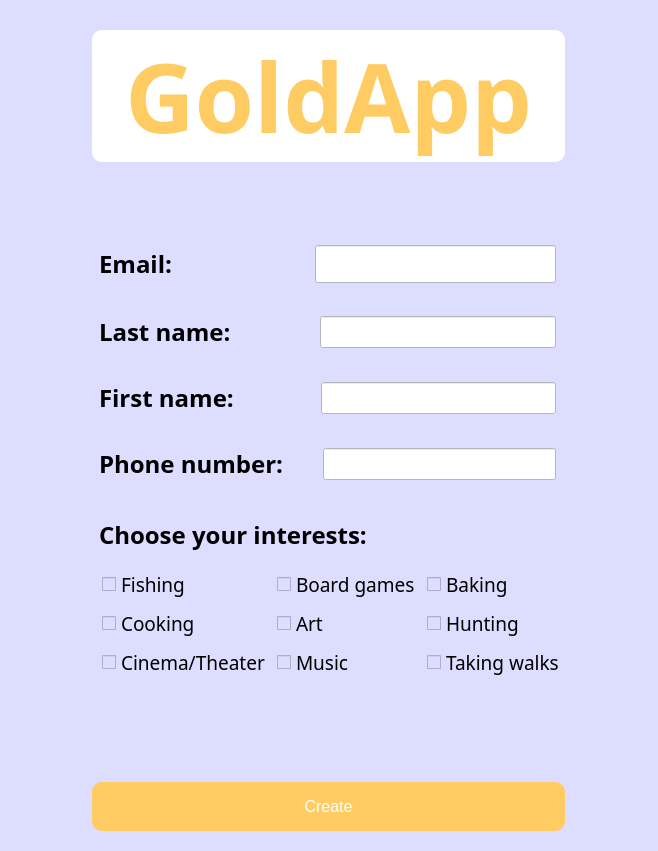
<?xml version="1.0" encoding="UTF-8"?>
<ui version="4.0">
 <class>Form</class>
 <widget class="QWidget" name="Form">
  <property name="geometry">
   <rect>
    <x>0</x>
    <y>0</y>
    <width>658</width>
    <height>851</height>
   </rect>
  </property>
  <property name="windowTitle">
   <string>Form</string>
  </property>
  <property name="styleSheet">
   <string notr="true">background-color: rgb(220, 221, 255);</string>
  </property>
  <layout class="QGridLayout" name="gridLayout_4">
   <item row="0" column="0" alignment="Qt::AlignHCenter">
    <widget class="QFrame" name="">
     <layout class="QVBoxLayout" name="verticalLayout_2">
      <item>
       <layout class="QHBoxLayout" name="horizontalLayout_5">
        <item>
         <widget class="QLabel" name="app_logo">
          <property name="font">
           <font>
            <family>Sitka Small</family>
            <pointsize>72</pointsize>
            <weight>75</weight>
            <bold>true</bold>
           </font>
          </property>
          <property name="styleSheet">
           <string notr="true">QLabel{
color: rgb(255, 203, 99);
background-color: white;
border-color: black;
border-radius: 10px;
border-style: none;
margin-top: 10px;
margin-bottom: 10px;
padding-left: 20px;
padding-right: 20px;
margin-left: 0px;
margin-right: 0px;
}</string>
          </property>
          <property name="text">
           <string>GoldApp</string>
          </property>
          <property name="alignment">
           <set>Qt::AlignCenter</set>
          </property>
         </widget>
        </item>
       </layout>
      </item>
      <item>
       <spacer name="verticalSpacer_2">
        <property name="orientation">
         <enum>Qt::Vertical</enum>
        </property>
        <property name="sizeHint" stdset="0">
         <size>
          <width>20</width>
          <height>40</height>
         </size>
        </property>
       </spacer>
      </item>
      <item>
       <layout class="QGridLayout" name="gridLayout_3">
        <item row="0" column="0">
         <widget class="QWidget" name="" native="true">
          <property name="styleSheet">
           <string notr="true">margin-bottom: 8px</string>
          </property>
          <layout class="QHBoxLayout" name="horizontalLayout">
           <property name="leftMargin">
            <number>0</number>
           </property>
           <property name="topMargin">
            <number>9</number>
           </property>
           <item>
            <widget class="QLabel" name="email_label">
             <property name="font">
              <font>
               <family>Segoe UI Semibold</family>
               <pointsize>18</pointsize>
               <weight>75</weight>
               <bold>true</bold>
              </font>
             </property>
             <property name="styleSheet">
              <string notr="true">margin-right: 130px;</string>
             </property>
             <property name="text">
              <string>Email:</string>
             </property>
             <property name="alignment">
              <set>Qt::AlignLeading|Qt::AlignLeft|Qt::AlignVCenter</set>
             </property>
            </widget>
           </item>
           <item>
            <widget class="QLineEdit" name="email_input">
             <property name="font">
              <font>
               <family>Segoe UI Light</family>
               <pointsize>18</pointsize>
              </font>
             </property>
             <property name="styleSheet">
              <string notr="true">background-color: rgb(255, 255, 255);</string>
             </property>
             <property name="text">
              <string/>
             </property>
            </widget>
           </item>
          </layout>
         </widget>
        </item>
        <item row="1" column="0">
         <widget class="QWidget" name="" native="true">
          <property name="styleSheet">
           <string notr="true">margin-bottom: 8px</string>
          </property>
          <layout class="QHBoxLayout" name="horizontalLayout_2">
           <property name="leftMargin">
            <number>0</number>
           </property>
           <item>
            <widget class="QLabel" name="last_label">
             <property name="font">
              <font>
               <family>Segoe UI Semibold</family>
               <pointsize>18</pointsize>
               <weight>75</weight>
               <bold>true</bold>
              </font>
             </property>
             <property name="styleSheet">
              <string notr="true">margin-right: 76px;</string>
             </property>
             <property name="text">
              <string>Last name:</string>
             </property>
             <property name="alignment">
              <set>Qt::AlignLeading|Qt::AlignLeft|Qt::AlignVCenter</set>
             </property>
            </widget>
           </item>
           <item>
            <widget class="QLineEdit" name="last_input">
             <property name="font">
              <font>
               <pointsize>18</pointsize>
              </font>
             </property>
             <property name="styleSheet">
              <string notr="true">background-color: rgb(255, 255, 255);</string>
             </property>
            </widget>
           </item>
          </layout>
         </widget>
        </item>
        <item row="2" column="0">
         <widget class="QWidget" name="" native="true">
          <property name="styleSheet">
           <string notr="true">margin-bottom: 8px</string>
          </property>
          <layout class="QHBoxLayout" name="horizontalLayout_3">
           <property name="leftMargin">
            <number>0</number>
           </property>
           <item>
            <widget class="QLabel" name="first_label">
             <property name="font">
              <font>
               <family>Segoe UI Semibold</family>
               <pointsize>18</pointsize>
               <weight>75</weight>
               <bold>true</bold>
              </font>
             </property>
             <property name="styleSheet">
              <string notr="true">margin-right: 74px;</string>
             </property>
             <property name="text">
              <string>First name:</string>
             </property>
             <property name="alignment">
              <set>Qt::AlignLeading|Qt::AlignLeft|Qt::AlignVCenter</set>
             </property>
            </widget>
           </item>
           <item>
            <widget class="QLineEdit" name="first_input">
             <property name="font">
              <font>
               <pointsize>18</pointsize>
              </font>
             </property>
             <property name="styleSheet">
              <string notr="true">background-color: rgb(255, 255, 255);</string>
             </property>
            </widget>
           </item>
          </layout>
         </widget>
        </item>
        <item row="4" column="0">
         <layout class="QVBoxLayout" name="verticalLayout">
          <item>
           <widget class="QLabel" name="interests_lable">
            <property name="font">
             <font>
              <family>Segoe UI Semibold</family>
              <pointsize>18</pointsize>
              <weight>75</weight>
              <bold>true</bold>
             </font>
            </property>
            <property name="styleSheet">
             <string notr="true">margin-bottom: 10px;
margin-top: 10px;</string>
            </property>
            <property name="text">
             <string>Choose your interests:</string>
            </property>
           </widget>
          </item>
          <item>
           <layout class="QGridLayout" name="gridLayout">
            <property name="leftMargin">
             <number>10</number>
            </property>
            <item row="3" column="1">
             <widget class="QCheckBox" name="checkBox_3">
              <property name="font">
               <font>
                <family>Segoe UI Variable Display</family>
                <pointsize>14</pointsize>
               </font>
              </property>
              <property name="text">
               <string>Cinema/Theater</string>
              </property>
             </widget>
            </item>
            <item row="3" column="2">
             <widget class="QCheckBox" name="checkBox_6">
              <property name="font">
               <font>
                <family>Segoe UI Variable Display</family>
                <pointsize>14</pointsize>
               </font>
              </property>
              <property name="text">
               <string>Music</string>
              </property>
             </widget>
            </item>
            <item row="3" column="3">
             <widget class="QCheckBox" name="checkBox_9">
              <property name="font">
               <font>
                <family>Segoe UI Variable Display</family>
                <pointsize>14</pointsize>
               </font>
              </property>
              <property name="text">
               <string>Taking walks</string>
              </property>
             </widget>
            </item>
            <item row="1" column="1">
             <widget class="QCheckBox" name="checkBox_2">
              <property name="font">
               <font>
                <family>Segoe UI Variable Display</family>
                <pointsize>14</pointsize>
               </font>
              </property>
              <property name="text">
               <string>Fishing</string>
              </property>
             </widget>
            </item>
            <item row="1" column="3">
             <widget class="QCheckBox" name="checkBox_8">
              <property name="font">
               <font>
                <family>Segoe UI Variable Display</family>
                <pointsize>14</pointsize>
               </font>
              </property>
              <property name="text">
               <string>Baking</string>
              </property>
             </widget>
            </item>
            <item row="1" column="2">
             <widget class="QCheckBox" name="checkBox_7">
              <property name="font">
               <font>
                <family>Segoe UI Variable Display</family>
                <pointsize>14</pointsize>
               </font>
              </property>
              <property name="text">
               <string>Board games</string>
              </property>
             </widget>
            </item>
            <item row="2" column="1">
             <widget class="QCheckBox" name="checkBox">
              <property name="font">
               <font>
                <family>Segoe UI Variable Display</family>
                <pointsize>14</pointsize>
               </font>
              </property>
              <property name="text">
               <string>Cooking</string>
              </property>
             </widget>
            </item>
            <item row="2" column="3">
             <widget class="QCheckBox" name="checkBox_5">
              <property name="font">
               <font>
                <family>Segoe UI Variable Display</family>
                <pointsize>14</pointsize>
               </font>
              </property>
              <property name="text">
               <string>Hunting</string>
              </property>
             </widget>
            </item>
            <item row="2" column="2">
             <widget class="QCheckBox" name="checkBox_4">
              <property name="font">
               <font>
                <family>Segoe UI Variable Display</family>
                <pointsize>14</pointsize>
               </font>
              </property>
              <property name="text">
               <string>Art</string>
              </property>
             </widget>
            </item>
           </layout>
          </item>
         </layout>
        </item>
        <item row="3" column="0">
         <widget class="QWidget" name="" native="true">
          <property name="styleSheet">
           <string notr="true">margin-bottom: 12px;</string>
          </property>
          <layout class="QHBoxLayout" name="horizontalLayout_4">
           <property name="leftMargin">
            <number>0</number>
           </property>
           <item>
            <widget class="QLabel" name="phone_label">
             <property name="font">
              <font>
               <family>Segoe UI Semibold</family>
               <pointsize>18</pointsize>
               <weight>75</weight>
               <bold>true</bold>
              </font>
             </property>
             <property name="styleSheet">
              <string notr="true">margin-right: 26px;</string>
             </property>
             <property name="text">
              <string>Phone number:</string>
             </property>
             <property name="alignment">
              <set>Qt::AlignLeading|Qt::AlignLeft|Qt::AlignVCenter</set>
             </property>
            </widget>
           </item>
           <item>
            <widget class="QLineEdit" name="phone_input">
             <property name="font">
              <font>
               <pointsize>18</pointsize>
              </font>
             </property>
             <property name="styleSheet">
              <string notr="true">background-color: rgb(255, 255, 255);</string>
             </property>
             <property name="text">
              <string/>
             </property>
            </widget>
           </item>
          </layout>
         </widget>
        </item>
       </layout>
      </item>
      <item>
       <layout class="QVBoxLayout" name="verticalLayout_3">
        <item>
         <spacer name="verticalSpacer">
          <property name="orientation">
           <enum>Qt::Vertical</enum>
          </property>
          <property name="sizeHint" stdset="0">
           <size>
            <width>20</width>
            <height>97</height>
           </size>
          </property>
         </spacer>
        </item>
        <item>
         <widget class="QPushButton" name="create_button">
          <property name="font">
           <font>
            <pointsize>-1</pointsize>
            <underline>false</underline>
            <strikeout>false</strikeout>
           </font>
          </property>
          <property name="styleSheet">
           <string notr="true">QPushButton{
background-color:  rgb(255, 203, 99);
border: none;
border-radius: 10px;
color: white;
padding: 15px 32px;
text-align: center;
text-decoration: none;
display: inline-block;
font-size: 16px;
}
QPushButton:hover{
background-color:  rgb(255, 220, 99);
}</string>
          </property>
          <property name="text">
           <string>Create</string>
          </property>
         </widget>
        </item>
       </layout>
      </item>
     </layout>
    </widget>
   </item>
  </layout>
 </widget>
 <resources/>
 <connections/>
</ui>
